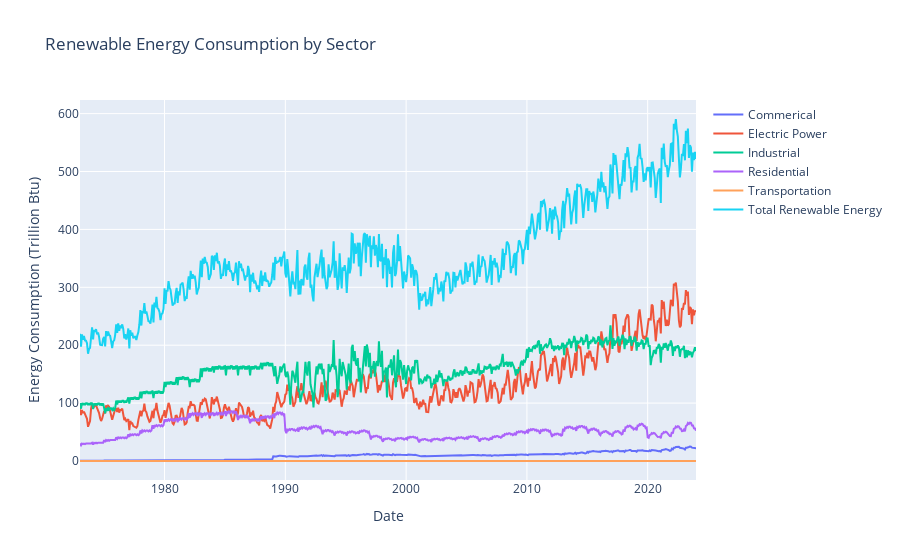

Notebook code for this chart:
### Code cell
# ideia: dividir o dataset por setor, usar setor como regressor extra (mais um neuronio na camada de entrada)
import plotly.graph_objects as go
# Load the dataset
print("Loading CSV file...")
data = pd.read_csv(csv_filename)
print("Dataset loaded")

# Preprocess the data
print("Preprocessing data...")
data = data.dropna(subset=['Total Renewable Energy'])

# Convert date to datetime
data['dt'] = pd.to_datetime(data[['Year', 'Month']].assign(DAY=1))

fig = go.Figure()
for sector in data.Sector.unique():
    df = data[data.Sector == sector]
    fig.add_trace(go.Scatter(x=df['dt'], y=df['Total Renewable Energy'], mode='lines', name=sector))

fig.add_trace(go.Scatter(x=ts['dt'], y=ts['Total Renewable Energy'], mode='lines', name='Total Renewable Energy'))

fig.update_layout(title='Renewable Energy Consumption by Sector',
                     xaxis_title='Date',
                     yaxis_title='Energy Consumption (Trillion Btu)')
fig.show()

### Figure 1 — Plotly figure (JSON) as saved in the notebook; plotly's stock layout.template omitted (floating-point values rounded to 4 significant figures; data arrays with more than 128 entries replaced by an {"elided": "..."} marker saying what was removed)
{"data": [{"mode": "lines", "name": "Commerical", "type": "scatter", "x": {"elided": "613 str values"}, "y": {"elided": "613 float values"}}, {"mode": "lines", "name": "Electric Power", "type": "scatter", "x": {"elided": "613 str values"}, "y": {"elided": "613 float values"}}, {"mode": "lines", "name": "Industrial", "type": "scatter", "x": {"elided": "613 str values"}, "y": {"elided": "613 float values"}}, {"mode": "lines", "name": "Residential", "type": "scatter", "x": {"elided": "613 str values"}, "y": {"elided": "613 float values"}}, {"mode": "lines", "name": "Transportation", "type": "scatter", "x": {"elided": "613 str values"}, "y": {"elided": "613 int values"}}, {"mode": "lines", "name": "Total Renewable Energy", "type": "scatter", "x": {"elided": "613 str values"}, "y": {"elided": "613 float values"}}], "layout": {"title": {"text": "Renewable Energy Consumption by Sector"}, "xaxis": {"title": {"text": "Date"}}, "yaxis": {"title": {"text": "Energy Consumption (Trillion Btu)"}}}}
